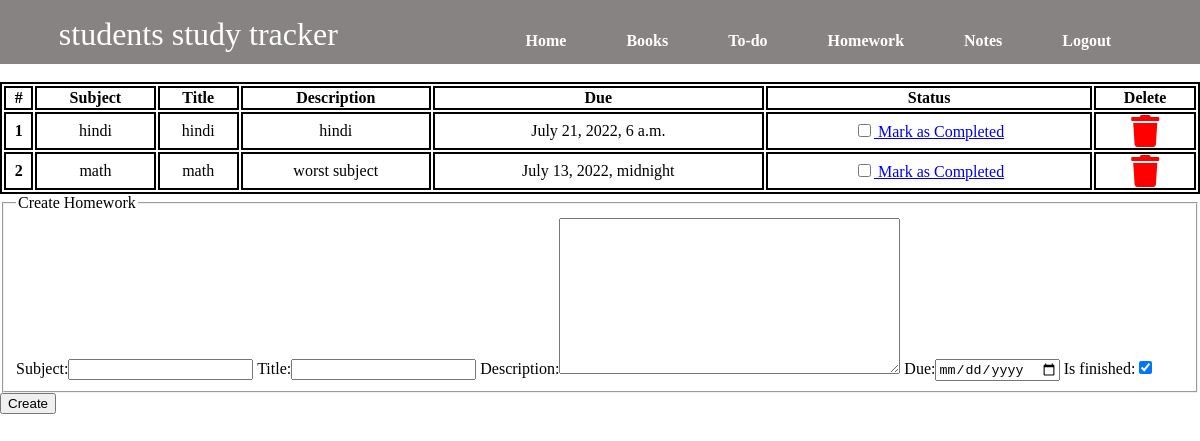
The app's page /homework (signed in), older data.
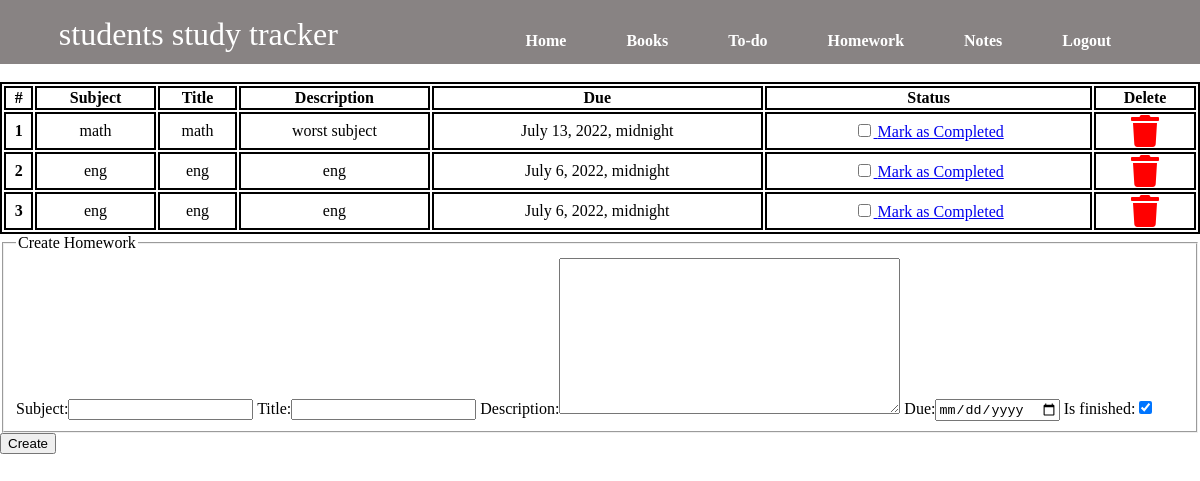
The same page, newer data.
### dashboard/models.py (models this page shows, shortened)
class Homework(models.Model):
    user = models.ForeignKey(User,on_delete=models.CASCADE)
    subject = models.CharField(max_length=50)
    title = models.CharField(max_length=100)
    description = models.TextField()
    due = models.DateTimeField()
    is_finished = models.BooleanField(default=false)

### dashboard/views.py (the view)
# urls.py: path('homework', views.homework, name='homework'),
@login_required
def homework(request):
    if request.method == "POST":
        form = HomeworkForm(request.POST)
        if form.is_valid():
            try:
                finished = request.POST('is_finished')
                if finished == 'on':
                    finished = True
                else:
                    finished = False
            except:
                finished = False
            homeworks = Homework(
                user = request.user,
                subject = request.POST['subject'],
                title = request.POST['title'],
                description = request.POST['description'],
                due = request.POST['due'],
                is_finished = finished
            )
            homeworks.save()
            messages.success(request,f'Homework added from  {request.user.username}!')
    else:
        form = HomeworkForm()
    homework = Homework.objects.filter(user=request.user)
    if len(homework) == 0:
        homework_done = True
    else:
        homework_done = False
    context = {'homeworks':homework,'homeworks_done':homework_done,'form':form}
    return render(request, 'dashboard/homework.html',context)

### dashboard/forms.py
class HomeworkForm(forms.ModelForm):
    class Meta:
        model = Homework
        widgets = {'due':DateInput()}
        fields = ['subject', 'title', 'description', 'due', 'is_finished']

### dashboard/templates/dashboard/homework.html (shortened to what this page needs)
{% extends 'dashboard/base.html' %}
{% load static %}
{% block content %}
<div id="homework">
    {% if not homework_done %}
    <table class="homework">
        <thead>
            <tr>
                <th scope="col">#</th>
                <th scope="col">Subject</th>
                <th scope="col">Title</th>
                <th scope="col">Description</th>
                <th scope="col">Due</th>
                <th scope="col">Status</th>
                <th scope="col">Delete</th>
            </tr>
        </thead>
        <tbody>
            {% for homework in homeworks %}
            <tr>
                <th scope="row">{{forloop.counter}}</th>
                <td>{{homework.subject}}</td>
                <td>{{homework.title}}</td>
                <td>{{homework.description}}</td>
                <td>{{homework.due}}</td>
                <td>
                    <a href="{% url 'update-homework' homework.id %}">
                        <div class="form-check">
                            {% if homework.is_finished == True %}
                            <input  type="checkbox" value="" checked>
                            {% else %}
                            <input  type="checkbox" value="">
                            {% endif %}
                            <label for="flexCheckDefault">Mark as Completed</label>
                        </div>
                    </a>
                </td>
                <td><a href="{% url 'delete-homework' homework.id %}"><i class="fa fa-trash fa-2x"></i></a></td>
            </tr>
            {% endfor %}
        </tbody>
    </table>
    {% else %}
    <h4>All homeworks are completed!! Create to have more!!</h4>
    {% endif %}
</div>
<div class=" container">
    <form method="POST">
        <fieldset class="form-group">
            <legend class="border-bottom mb-4">Create Homework</legend>
            {{form}}
        </fieldset>
        <div class="form-group">
            <button href="" class="btn btn-outline-info" type="submit">
                Create
            </button>
        </div>
    </form>
</div>
{% endblock content %}

### dashboard/templates/dashboard/base.html (shortened to what this page needs)
<!DOCTYPE html>
{% load static %}
<html lang="en">
<head>
  <link rel="stylesheet" href="https://use.fontawesome.com/releases/v5.7.2/css/all.css"
 />
  <link rel="stylesheet" href="{% static 'css/mainn.css' %}" />
</head>
<body>
  <div id="navigationbar">
    <div class="navi">
      <div class="logo">students study tracker</div>
      <ul>
        <li><a href="{% url 'home' %}">Home</a></li>
        {% if user.is_authenticated %}
        <li><a href="{% url 'books' %}">Books</a></li>
        <li><a href="{% url 'todo' %}">To-do</a></li>
        <li><a href="{% url 'homework' %}">Homework</a></li>
        <li><a href="{% url 'notes' %}">Notes</a></li>
        <li><a href="{% url 'logout' %}">Logout</a></li>
        {% else %}
        <li><a href="{% url 'register' %}">Register</a></li>
        <li><a href="{% url 'login' %}">Login</a></li>
        {% endif %}
      </ul>
    </div>
  </div>
  <main>
    {% block content %}
    {% endblock content %}
  </main>
</body>
</html>

### static/css/mainn.css (style rules this page uses)
body { scroll-behavior: smooth; margin: 0%; padding: 0%; }
#navigationbar { background-color: #888383; color: white; height: 4rem; width: 100%; }
#navigationbar .navi { display: flex; flex-direction: row; justify-content: center; text-align: left; justify-content: space-around; }
#navigationbar .navi .logo { position: relative; font-size: 2rem; margin-top: 1rem; }
#navigationbar .navi ul { display: flex; flex-direction: row; margin-top: 2rem; list-style: none; }
#navigationbar .navi ul li a { font-size: 1rem; color: white; font-weight: 700; text-decoration: none; margin: 0px 30px; }
#homework table { width: 100%; }
#homework table,th,td { border: 2px solid black; text-align: center; }
#homework .homework tbody td a i { color: red; }

Row changes from the older to the newer data that the page shows:
removed Homework: subject "hindi", title "hindi", description "hindi", due "July 21, 2022, 6 a.m."
added Homework: subject "eng", title "eng", description "eng", due "July 6, 2022, midnight"
added Homework: subject "eng", title "eng", description "eng", due "July 6, 2022, midnight"
